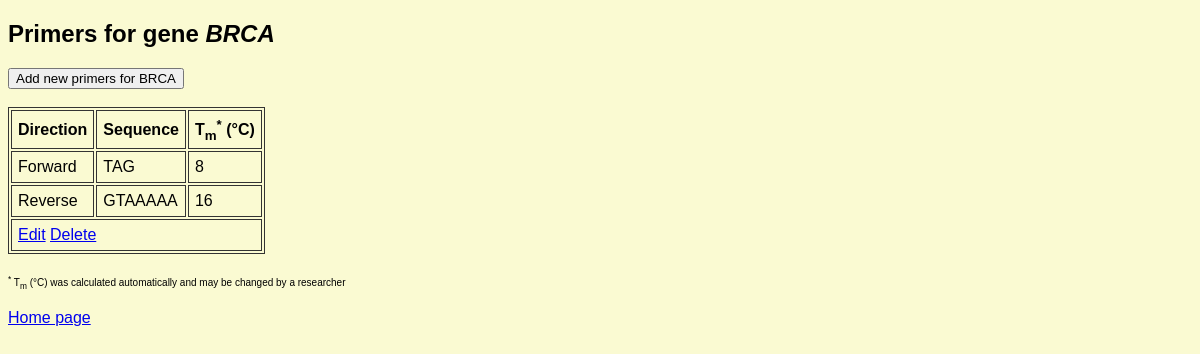
Before: /pairs/BRCA with the older database file.
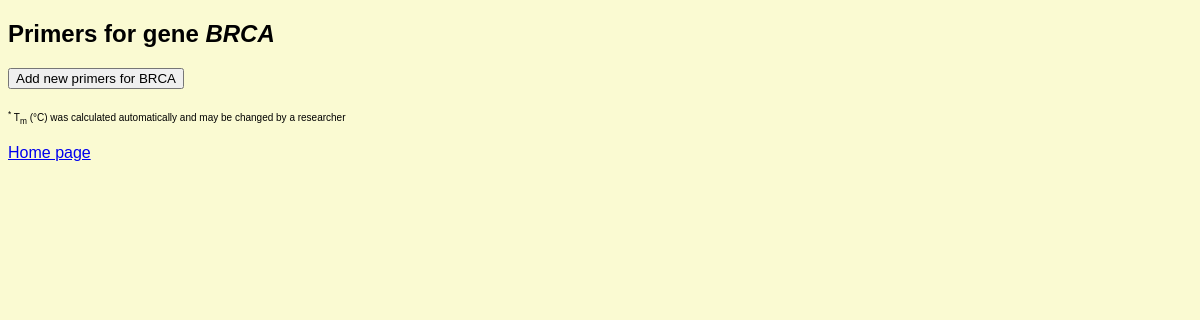
After: the same page with the newer database file.
### tables this page shows
CREATE TABLE primers (
            primers_id INTEGER PRIMARY KEY AUTOINCREMENT,
            gene_id TEXT NOT NULL,
            forward_sequence TEXT NOT NULL,
            reverse_sequence TEXT NOT NULL,
            forward_tm FLOAT NOT NULL,
            reverse_tm FLOAT NOT NULL,
            FOREIGN KEY (gene_id) REFERENCES genes(gene_id)
        );

### app/app.py (the view)
@app.route('/pairs/<gene_id>')
def pairs(gene_id):
    primers = Primers.get_by_gene(gene_id, get_db())
    return render_template('pairs.html', gene_id=gene_id, primers=primers)

### app/app.py (called while the page is built)
def get_db():
    if 'db' not in g:
        g.db = sqlite3.connect(os.path.join(os.path.dirname(__file__),
                                            "../data/primers_db.db"))
    return g.db

### app/models/models.py (called while the page is built)
    @staticmethod
    def get(gene_id: str, con: sqlite3.Connection):
        cursor = con.execute('SELECT * FROM genes where gene_id=?;', (gene_id,))
        genes_row = cursor.fetchone()
        if not genes_row:
            return None
        g = Gene(*genes_row[:2])
        g._saved = True
        return g

    @property
    def primers_id(self):
        return self._primers_id

    @property
    def fwd_seq(self):
        return self._fwd_seq

    @property
    def rev_seq(self):
        return self._rev_seq

    @property
    def fwd_tm(self):
        return self._fwd_tm

    @property
    def rev_tm(self):
        return self._rev_tm

    @staticmethod
    def _calculate_tm(sequence) -> float:
        sequence = sequence.upper()
        a = sequence.count('A')
        t = sequence.count('T')
        g = sequence.count('G')
        c = sequence.count('C')
        return 2 * (a + t) + 4 * (g + c)

### app/templates/pairs.html (shortened to what this page needs)
{% extends 'layout.html' %}
{% block info %}
  <h2>Primers for gene <i>{{ gene_id }}</i></h2>
{% endblock %}
{% block content %}
<div class="add-primer-container">
  <button onclick="location.href='{{ url_for('add', gene_id=gene_id) }}'">
    Add new primers for {{ gene_id }}
  </button>
</div> <br>
  {% for p in primers %}
  <table class="primer-table">
    <thead>
      <tr>
        <th>Direction</th>
        <th>Sequence</th>
        <th>T<sub>m</sub><sup>*</sup> (°C)</th>
      </tr>
    </thead>
    <tbody>
      <tr>
        <td>Forward</td>
        <td>{{ p.fwd_seq }}</td>
        <td>{{ p.fwd_tm }}</td>
      </tr>
      <tr>
        <td>Reverse</td>
        <td>{{ p.rev_seq }}</td>
        <td>{{ p.rev_tm }}</td>
      </tr>
      <tr class="actions-row">
        <td colspan="3">
          <a href="{{ url_for('edit', primers_id=p.primers_id) }}">Edit</a>
          <a href="{{ url_for('delete_primers', primers_id=p.primers_id) }}">Delete</a>
        </td>
      </tr>
    </tbody>
  </table><br>
  {% endfor %}
<font size="1">
  <sup>*</sup> T<sub>m</sub> (°C) was calculated automatically and may be changed by a researcher
</font>
{% endblock %}

Changed rows visible on the page:
removed primers: fwd_seq "TAG", fwd_tm "8", rev_seq "GTAAAAA", rev_tm "16"
